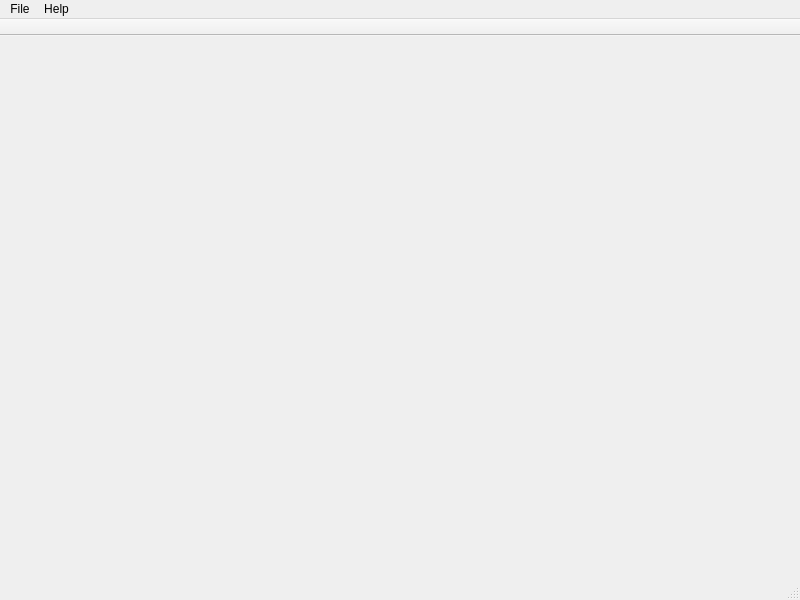
<?xml version="1.0" encoding="UTF-8"?>
<ui version="4.0">
 <class>MainWindow</class>
 <widget class="QMainWindow" name="MainWindow">
  <property name="geometry">
   <rect>
    <x>0</x>
    <y>0</y>
    <width>800</width>
    <height>600</height>
   </rect>
  </property>
  <property name="windowTitle">
   <string>MainWindow</string>
  </property>
  <widget class="QWidget" name="centralwidget"/>
  <widget class="QMenuBar" name="menubar">
   <property name="geometry">
    <rect>
     <x>0</x>
     <y>0</y>
     <width>800</width>
     <height>22</height>
    </rect>
   </property>
   <widget class="QMenu" name="menuFile">
    <property name="title">
     <string>File</string>
    </property>
    <addaction name="actionQuit"/>
   </widget>
   <widget class="QMenu" name="menuHelp">
    <property name="title">
     <string>Help</string>
    </property>
    <addaction name="actionAbout"/>
    <addaction name="actionAboutQt"/>
   </widget>
   <addaction name="menuFile"/>
   <addaction name="menuHelp"/>
  </widget>
  <widget class="QStatusBar" name="statusbar"/>
  <widget class="QToolBar" name="toolBar">
   <property name="windowTitle">
    <string>toolBar</string>
   </property>
   <property name="movable">
    <bool>false</bool>
   </property>
   <property name="toolButtonStyle">
    <enum>Qt::ToolButtonTextOnly</enum>
   </property>
   <property name="floatable">
    <bool>false</bool>
   </property>
   <attribute name="toolBarArea">
    <enum>TopToolBarArea</enum>
   </attribute>
   <attribute name="toolBarBreak">
    <bool>false</bool>
   </attribute>
  </widget>
  <action name="actionQuit">
   <property name="text">
    <string>Quit</string>
   </property>
   <property name="menuRole">
    <enum>QAction::QuitRole</enum>
   </property>
  </action>
  <action name="actionAbout">
   <property name="text">
    <string>About...</string>
   </property>
   <property name="menuRole">
    <enum>QAction::AboutRole</enum>
   </property>
  </action>
  <action name="actionAboutQt">
   <property name="text">
    <string>About Qt...</string>
   </property>
   <property name="menuRole">
    <enum>QAction::AboutQtRole</enum>
   </property>
  </action>
 </widget>
 <resources/>
 <connections/>
</ui>
